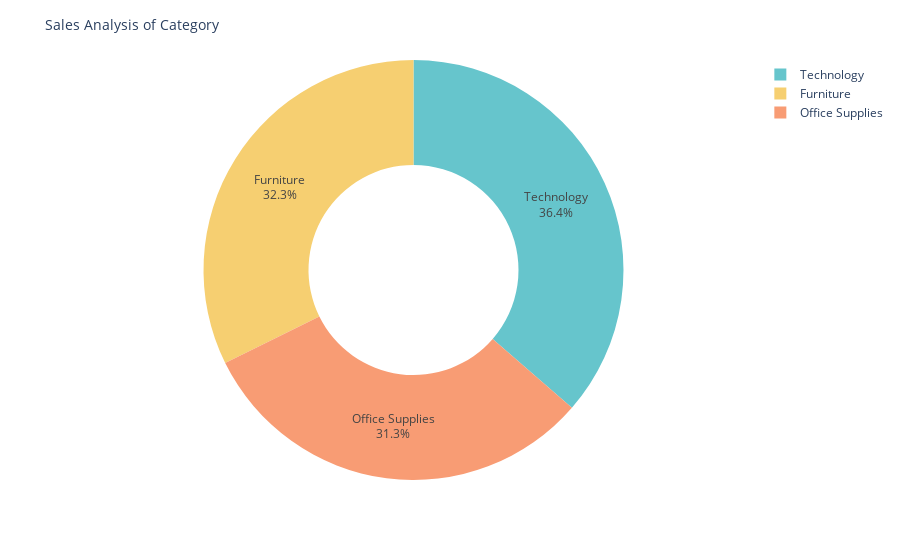

Notebook code for this chart:
### Code cell
fig=px.pie(sales_by_category,
           values='Sales',
           names='Category',
            hole=0.5,     
            color_discrete_sequence=px.colors.qualitative.Pastel)

fig.update_traces(textposition='inside',textinfo='percent+label')
fig.update_layout(title='Sales Analysis of Category', title_font=dict(size=14))
fig.show()

### Figure 1 — Plotly figure (JSON) as saved in the notebook; plotly's stock layout.template omitted (floating-point values rounded to 4 significant figures)
{"data": [{"domain": {"x": [0, 1], "y": [0, 1]}, "hole": 0.5, "hovertemplate": "Category=%{label}<br>Sales=%{value}<extra></extra>", "labels": ["Furniture", "Office Supplies", "Technology"], "legendgroup": "", "name": "", "showlegend": true, "textinfo": "percent+label", "textposition": "inside", "type": "pie", "values": [742000.0, 719000.0, 836200.0]}], "layout": {"legend": {"tracegroupgap": 0}, "margin": {"t": 60}, "piecolorway": ["rgb(102, 197, 204)", "rgb(246, 207, 113)", "rgb(248, 156, 116)", "rgb(220, 176, 242)", "rgb(135, 197, 95)", "rgb(158, 185, 243)", "rgb(254, 136, 177)", "rgb(201, 219, 116)", "rgb(139, 224, 164)", "rgb(180, 151, 231)", "rgb(179, 179, 179)"], "title": {"font": {"size": 14}, "text": "Sales Analysis of Category"}}}
